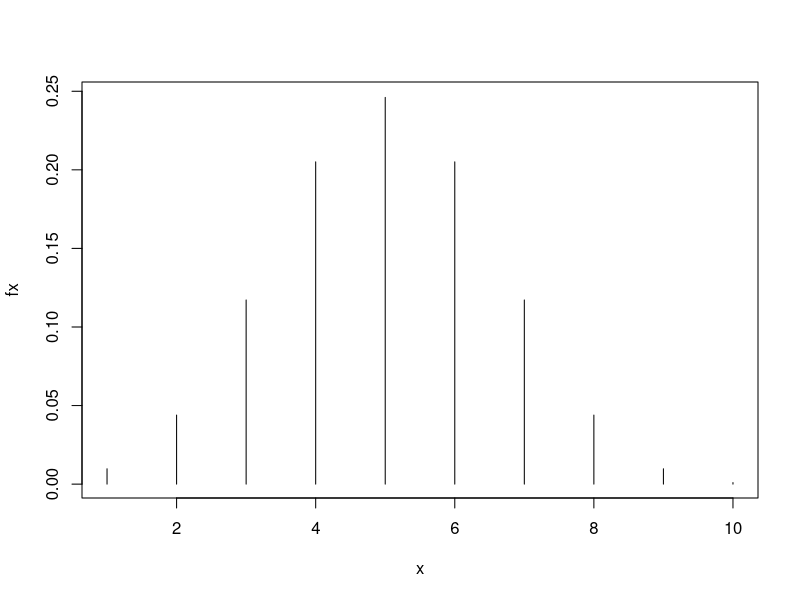
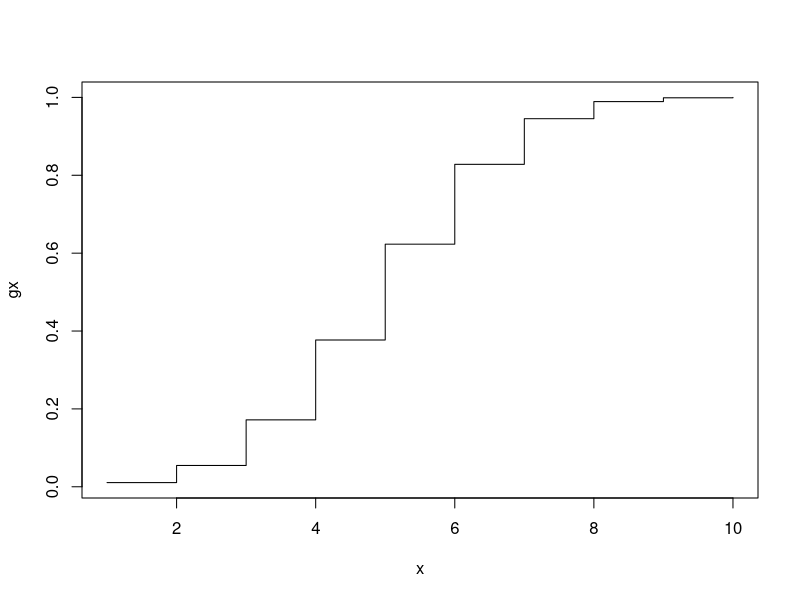

R code for these plots, in order:
## ---- chunk 1
knitr::opts_chunk$set(echo = FALSE)
## ---- chunk 2
x <- 1:10
fx <- dbinom(x, 10, 0.5)
## ---- chunk 3
plot(x, fx, type='h')
## ---- chunk 4
x <- 1:10
gx <- pbinom(x, 10, 0.5)
## ---- chunk 5
plot(x, gx, type='s')
## ---- chunk 6

